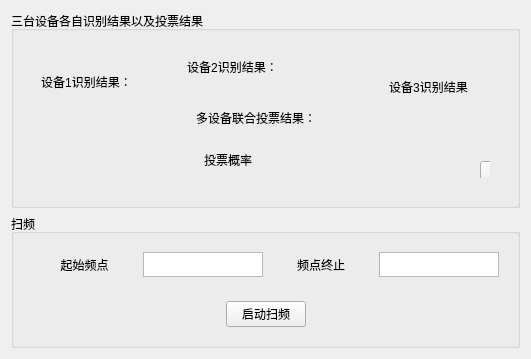
         <widget class="QWidget" name="page_10">
          <layout class="QVBoxLayout" name="verticalLayout_4">
           <item>
            <widget class="QGroupBox" name="groupBox">
             <property name="title">
              <string>三台设备各自识别结果以及投票结果</string>
             </property>
             <layout class="QHBoxLayout" name="horizontalLayout_22">
              <item>
               <widget class="QWidget" name="widget_26" native="true">
                <layout class="QVBoxLayout" name="verticalLayout_16">
                 <item>
                  <widget class="QWidget" name="widget_29" native="true">
                   <layout class="QHBoxLayout" name="horizontalLayout_23">
                    <item>
                     <widget class="QLabel" name="label_4">
                      <property name="text">
                       <string>设备1识别结果：</string>
                      </property>
                      <property name="alignment">
                       <set>Qt::AlignCenter</set>
                      </property>
                     </widget>
                    </item>
                    <item>
                     <widget class="QLabel" name="label_51">
                      <property name="text">
                       <string/>
                      </property>
                      <property name="alignment">
                       <set>Qt::AlignCenter</set>
                      </property>
                     </widget>
                    </item>
                   </layout>
                  </widget>
                 </item>
                 <item>
                  <widget class="QWidget" name="widget_30" native="true"/>
                 </item>
                </layout>
               </widget>
              </item>
              <item>
               <widget class="QWidget" name="widget_27" native="true">
                <layout class="QVBoxLayout" name="verticalLayout_17">
                 <item>
                  <widget class="QWidget" name="widget_31" native="true">
                   <layout class="QHBoxLayout" name="horizontalLayout_24">
                    <item>
                     <widget class="QLabel" name="label_52">
                      <property name="text">
                       <string>设备2识别结果：</string>
                      </property>
                      <property name="alignment">
                       <set>Qt::AlignCenter</set>
                      </property>
                     </widget>
                    </item>
                    <item>
                     <widget class="QLabel" name="label_53">
                      <property name="text">
                       <string/>
                      </property>
                      <property name="alignment">
                       <set>Qt::AlignCenter</set>
                      </property>
                     </widget>
                    </item>
                   </layout>
                  </widget>
                 </item>
                 <item>
                  <widget class="QWidget" name="widget_32" native="true">
                   <layout class="QVBoxLayout" name="verticalLayout_20">
                    <item>
                     <widget class="QWidget" name="widget_36" native="true">
                      <layout class="QHBoxLayout" name="horizontalLayout_27">
                       <item>
                        <widget class="QLabel" name="label_57">
                         <property name="text">
                          <string>多设备联合投票结果：</string>
                         </property>
                         <property name="alignment">
                          <set>Qt::AlignCenter</set>
                         </property>
                        </widget>
                       </item>
                       <item>
                        <widget class="QLabel" name="label_62">
                         <property name="text">
                          <string/>
                         </property>
                         <property name="alignment">
                          <set>Qt::AlignCenter</set>
                         </property>
                        </widget>
                       </item>
                      </layout>
                     </widget>
                    </item>
                    <item>
                     <widget class="QWidget" name="widget_37" native="true">
                      <layout class="QHBoxLayout" name="horizontalLayout_28">
                       <item>
                        <widget class="QLabel" name="label_55">
                         <property name="text">
                          <string>投票概率</string>
                         </property>
                         <property name="alignment">
                          <set>Qt::AlignCenter</set>
                         </property>
                        </widget>
                       </item>
                       <item>
                        <widget class="QLabel" name="label_61">
                         <property name="text">
                          <string/>
                         </property>
                         <property name="alignment">
                          <set>Qt::AlignCenter</set>
                         </property>
                        </widget>
                       </item>
                      </layout>
                     </widget>
                    </item>
                   </layout>
                  </widget>
                 </item>
                </layout>
               </widget>
              </item>
              <item>
               <widget class="QWidget" name="widget_28" native="true">
                <layout class="QVBoxLayout" name="verticalLayout_18">
                 <item>
                  <widget class="QWidget" name="widget_34" native="true">
                   <layout class="QVBoxLayout" name="verticalLayout_19">
                    <item>
                     <widget class="QWidget" name="widget_33" native="true">
                      <layout class="QHBoxLayout" name="horizontalLayout_25">
                       <item>
                        <widget class="QLabel" name="label_54">
                         <property name="text">
                          <string>设备3识别结果</string>
                         </property>
                         <property name="alignment">
                          <set>Qt::AlignCenter</set>
                         </property>
                        </widget>
                       </item>
                       <item>
                        <widget class="QLabel" name="label_56">
                         <property name="text">
                          <string/>
                         </property>
                         <property name="alignment">
                          <set>Qt::AlignCenter</set>
                         </property>
                        </widget>
                       </item>
                      </layout>
                     </widget>
                    </item>
                    <item>
                     <widget class="QWidget" name="widget_35" native="true">
                      <widget class="QPushButton" name="pushButton_8">
                       <property name="geometry">
                        <rect>
                         <x>100</x>
                         <y>40</y>
                         <width>75</width>
                         <height>23</height>
                        </rect>
                       </property>
                       <property name="text">
                        <string>启动识别</string>
                       </property>
                      </widget>
                     </widget>
                    </item>
                   </layout>
                  </widget>
                 </item>
                </layout>
               </widget>
              </item>
             </layout>
            </widget>
           </item>
           <item>
            <widget class="QGroupBox" name="groupBox_2">
             <property name="title">
              <string>扫频</string>
             </property>
             <layout class="QVBoxLayout" name="verticalLayout_21">
              <item>
               <widget class="QWidget" name="widget_38" native="true">
                <layout class="QHBoxLayout" name="horizontalLayout_30">
                 <item>
                  <widget class="QLabel" name="label_63">
                   <property name="text">
                    <string>起始频点</string>
                   </property>
                   <property name="alignment">
                    <set>Qt::AlignCenter</set>
                   </property>
                  </widget>
                 </item>
                 <item>
                  <widget class="QTextEdit" name="textEdit_5">
                   <property name="sizePolicy">
                    <sizepolicy hsizetype="Maximum" vsizetype="Maximum">
                     <horstretch>0</horstretch>
                     <verstretch>0</verstretch>
                    </sizepolicy>
                   </property>
                   <property name="maximumSize">
                    <size>
                     <width>120</width>
                     <height>25</height>
                    </size>
                   </property>
                  </widget>
                 </item>
                 <item>
                  <widget class="QLabel" name="label_64">
                   <property name="sizePolicy">
                    <sizepolicy hsizetype="Maximum" vsizetype="Preferred">
                     <horstretch>0</horstretch>
                     <verstretch>0</verstretch>
                    </sizepolicy>
                   </property>
                   <property name="maximumSize">
                    <size>
                     <width>1000</width>
                     <height>16777215</height>
                    </size>
                   </property>
                   <property name="text">
                    <string>频点终止</string>
                   </property>
                   <property name="alignment">
                    <set>Qt::AlignCenter</set>
                   </property>
                  </widget>
                 </item>
                 <item>
                  <widget class="QTextEdit" name="textEdit_6">
                   <property name="sizePolicy">
                    <sizepolicy hsizetype="Maximum" vsizetype="Maximum">
                     <horstretch>0</horstretch>
                     <verstretch>0</verstretch>
                    </sizepolicy>
                   </property>
                   <property name="maximumSize">
                    <size>
                     <width>120</width>
                     <height>25</height>
                    </size>
                   </property>
                  </widget>
                 </item>
                </layout>
               </widget>
              </item>
              <item>
               <widget class="QWidget" name="widget_39" native="true">
                <layout class="QHBoxLayout" name="horizontalLayout_29">
                 <item>
                  <spacer name="horizontalSpacer_15">
                   <property name="orientation">
                    <enum>Qt::Horizontal</enum>
                   </property>
                   <property name="sizeHint" stdset="0">
                    <size>
                     <width>40</width>
                     <height>20</height>
                    </size>
                   </property>
                  </spacer>
                 </item>
                 <item>
                  <widget class="QPushButton" name="pushButton_7">
                   <property name="text">
                    <string>启动扫频</string>
                   </property>
                  </widget>
                 </item>
                 <item>
                  <spacer name="horizontalSpacer_16">
                   <property name="orientation">
                    <enum>Qt::Horizontal</enum>
                   </property>
                   <property name="sizeHint" stdset="0">
                    <size>
                     <width>40</width>
                     <height>20</height>
                    </size>
                   </property>
                  </spacer>
                 </item>
                </layout>
               </widget>
              </item>
             </layout>
            </widget>
           </item>
          </layout>
         </widget>
